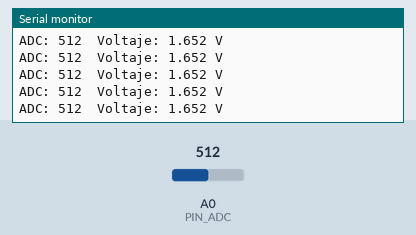
Simulated run of this sketch. Board: Arduino Uno, built with avr-gcc and run on an emulated ATmega328P. Shown: the last lines printed to the serial monitor. Inputs (shaded band) come from the test bench; at power-on: A0 (PIN_ADC) = 512.

Above: at 1.2 s.
1.3 s: A0 (PIN_ADC) set to 716
At 1.56 s:
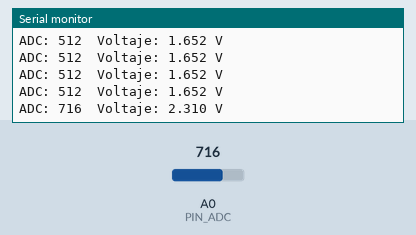
2.8 s: A0 (PIN_ADC) set to 900
At 2.97 s:
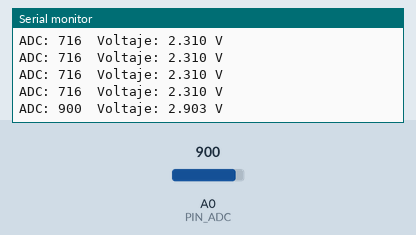
Timing chart, 0 to 5.8 s (numbered marks = the images above; inputs shaded):
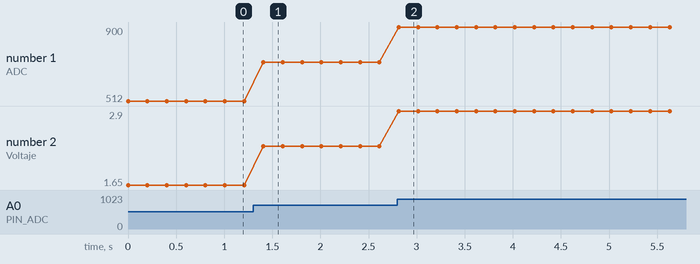

The sketch:

Fotodiodo_ESP8266.ino
```cpp
// ===============================
// LECTURA DE VOLTAJE - ESP8266
// ===============================
#define PIN_ADC A0
#define VREF 3.3
#define ADC_RES 1023.0

void setup() {
  Serial.begin(115200);
}

void loop() {
  int adc_raw = analogRead(PIN_ADC);
  float voltaje = (adc_raw * VREF) / ADC_RES;

  Serial.print("ADC: ");
  Serial.print(adc_raw);
  Serial.print("  Voltaje: ");
  Serial.print(voltaje, 3);
  Serial.println(" V");

  delay(200);
}
```

Measured:
- after the input at 1.3 s, the serial monitor: prints a new line after 0.11 s (image 1)
- after the input at 2.8 s, the serial monitor: prints a new line at once (image 2)
- plotted number 1: 512 → 716 after the input at 1.3 s, 716 → 900 after the input at 2.8 s
- plotted number 2: 1.65 → 2.31 after the input at 1.3 s, 2.31 → 2.9 after the input at 2.8 s
